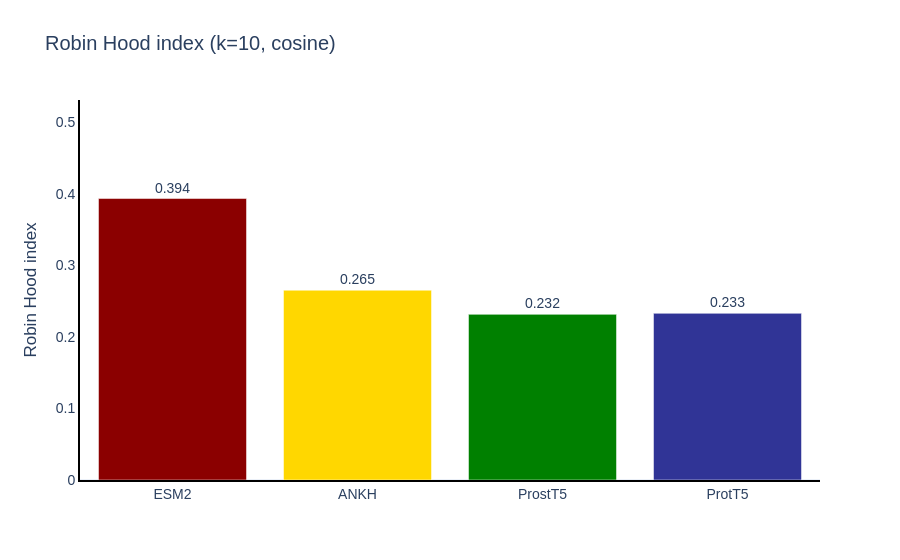

Notebook source saved alongside this figure:
### Code cell
rhi_df = hub.data["rhi"]

fig = px.bar(
    rhi_df, x="Embedding", y="RobinHoodIndex",
    color="Embedding",
    text=rhi_df["RobinHoodIndex"].map("{:.3f}".format),
    title=f"Robin Hood index (k={k_hub}, cosine)",
    labels={"RobinHoodIndex": "Robin Hood index", "Embedding": ""},
    template="plotly_white",
    color_discrete_map=colors,
)
fig.update_traces(textposition="outside")
fig.update_layout(
    yaxis=dict(range=[0, rhi_df["RobinHoodIndex"].max() * 1.35]),
    showlegend=False, font=dict(family="Arial", size=14),
)
fig.update_xaxes(showline=True, linecolor="black", linewidth=2, showgrid=False)
fig.update_yaxes(showline=True, linecolor="black", linewidth=2, showgrid=False)
fig.show()

### Figure 1 — Plotly figure (JSON) as saved in the notebook; plotly's stock layout.template omitted (floating-point values rounded to 4 significant figures)
{"data": [{"hovertemplate": "=%{x}<br>Robin Hood index=%{y}<br>text=%{text}<extra></extra>", "legendgroup": "ESM2", "marker": {"color": "#8B0000", "pattern": {"shape": ""}}, "name": "ESM2", "orientation": "v", "showlegend": true, "text": ["0.394"], "textposition": "outside", "type": "bar", "x": ["ESM2"], "xaxis": "x", "y": [0.3936], "yaxis": "y"}, {"hovertemplate": "=%{x}<br>Robin Hood index=%{y}<br>text=%{text}<extra></extra>", "legendgroup": "ANKH", "marker": {"color": "#FFD700", "pattern": {"shape": ""}}, "name": "ANKH", "orientation": "v", "showlegend": true, "text": ["0.265"], "textposition": "outside", "type": "bar", "x": ["ANKH"], "xaxis": "x", "y": [0.2653], "yaxis": "y"}, {"hovertemplate": "=%{x}<br>Robin Hood index=%{y}<br>text=%{text}<extra></extra>", "legendgroup": "ProstT5", "marker": {"color": "#008000", "pattern": {"shape": ""}}, "name": "ProstT5", "orientation": "v", "showlegend": true, "text": ["0.232"], "textposition": "outside", "type": "bar", "x": ["ProstT5"], "xaxis": "x", "y": [0.2316], "yaxis": "y"}, {"hovertemplate": "=%{x}<br>Robin Hood index=%{y}<br>text=%{text}<extra></extra>", "legendgroup": "ProtT5", "marker": {"color": "#303496", "pattern": {"shape": ""}}, "name": "ProtT5", "orientation": "v", "showlegend": true, "text": ["0.233"], "textposition": "outside", "type": "bar", "x": ["ProtT5"], "xaxis": "x", "y": [0.233], "yaxis": "y"}], "layout": {"barmode": "relative", "font": {"family": "Arial", "size": 14}, "legend": {"title": {"text": ""}, "tracegroupgap": 0}, "showlegend": false, "title": {"text": "Robin Hood index (k=10, cosine)"}, "xaxis": {"anchor": "y", "categoryarray": ["ESM2", "ANKH", "ProstT5", "ProtT5"], "categoryorder": "array", "domain": [0, 1], "linecolor": "black", "linewidth": 2, "showgrid": false, "showline": true, "title": {"text": ""}}, "yaxis": {"anchor": "x", "domain": [0, 1], "linecolor": "black", "linewidth": 2, "range": [0, 0.5313], "showgrid": false, "showline": true, "title": {"text": "Robin Hood index"}}}}
